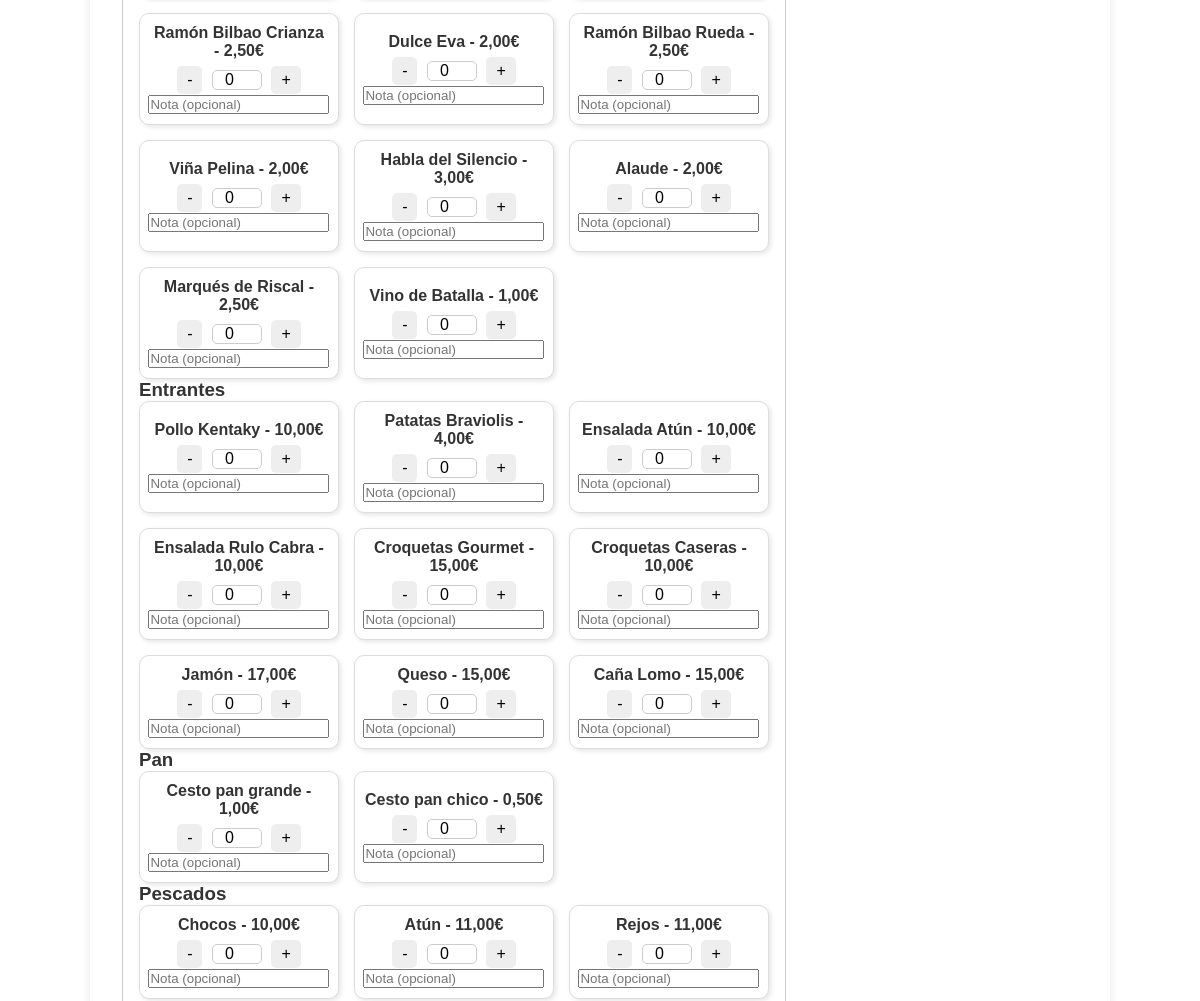
Before: /crear_pedido/ (signed in, middle part) with the older database file.
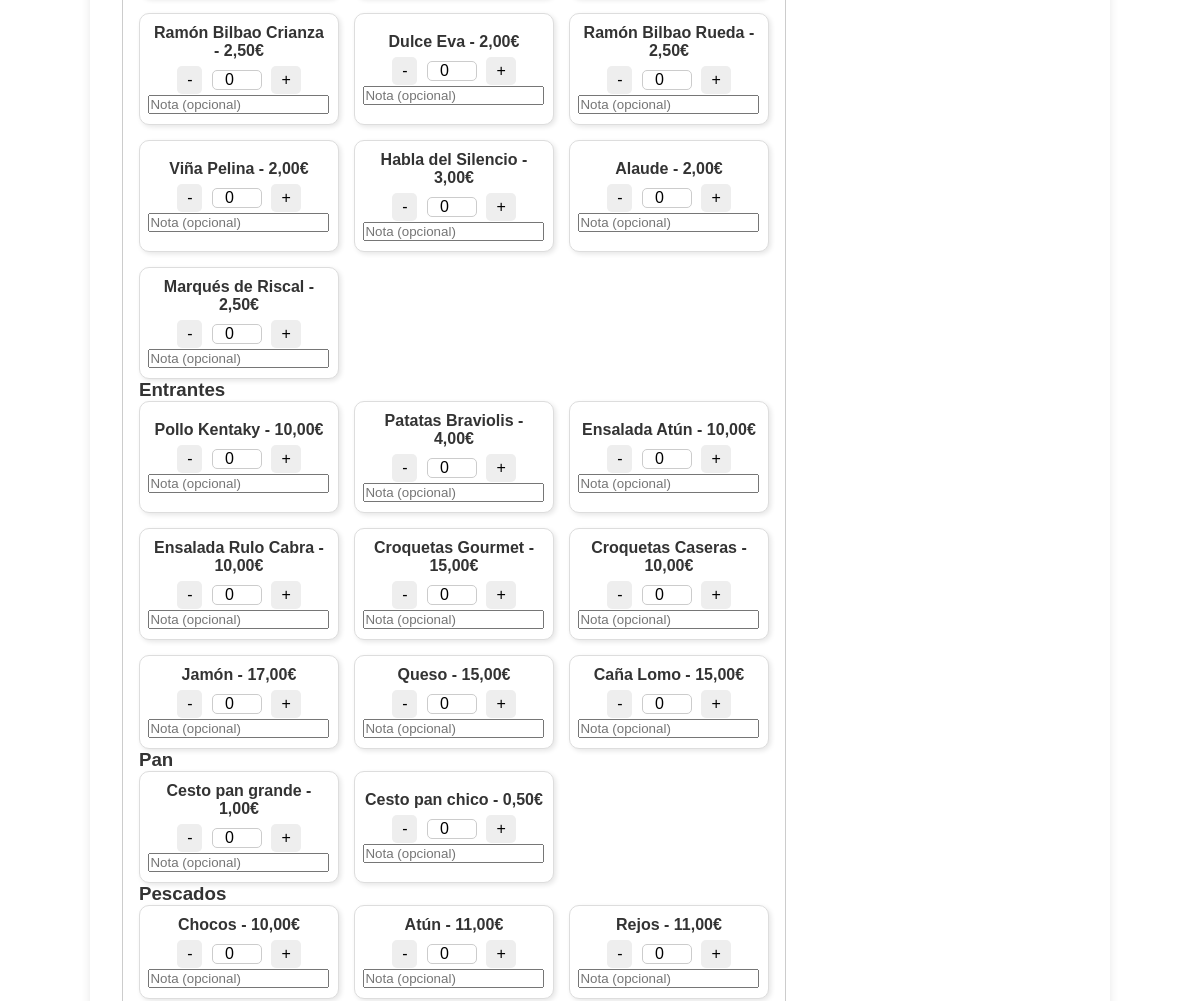
After: the same page with the newer database file.
### tapAppGestion/models.py (models this page shows, shortened)
class Producto(models.Model):
    CATEGORIAS = (
        ('Cervezas', 'Cervezas'),
        ('Bebida/Refresco', 'Bebida/Refresco'),
        ('Copa Vino', 'Copa Vino'),
        ('Botellas Vino', 'Botellas Vino'),
        ('Fuera de Carta', 'Fuera de Carta'),
        ('Pan', 'Pan'),
        ('Tapas o ½ Ración', 'Tapas o ½ Ración'),
        ('Entrantes', 'Entrantes'),
        ('Pescados', 'Pescados'),
        ('Carnes Ibéricas', 'Carnes Ibéricas'),
        ('Carnes Ternera', 'Carnes Ternera'),
        ('Bocadillos', 'Bocadillos'),
        ('Postres', 'Postres'),
        ('Cafés', 'Cafés'),
        ('Bebidas Alcohólicas', 'Bebidas Alcohólicas'),
        ('Desayunos', 'Desayunos'),
        ('Oferta del día', 'Oferta del día'),
    )
    nombre = models.CharField(max_length=100)
    categoria = models.CharField(max_length=50, choices=CATEGORIAS)
    precio = models.DecimalField(max_digits=6, decimal_places=2)
    imagen = models.ImageField(upload_to='productos/', blank=True, null=True)
    cantidad = models.PositiveIntegerField(default=0)  # Campo para la cantidad en el almacén
    es_barril = models.BooleanField(default=False)
    litros_disponibles = models.DecimalField(max_digits=6, decimal_places=2, null=True, blank=True)
    kilos_disponibles = models.DecimalField(max_digits=6, decimal_places=2, null=True, blank=True)

### tapAppGestion/views.py (the view)
# urls.py: path('crear_pedido/', views.crear_pedido, name='crear_pedido'),
@login_required
def crear_pedido(request):
    if request.method == 'POST':
        form = PedidoForm(request.POST)
        if form.is_valid():
            pedido = form.save(commit=False)
            pedido.camarero = request.user
            pedido.save()
            productos = request.POST.getlist('productos')
            cantidades = json.loads(request.POST.get('cantidades', '{}'))
            for producto_id in productos:
                producto = Producto.objects.get(id=producto_id)
                cantidad = cantidades.get(str(producto.id), 1)
                nota = request.POST.get(f'nota_{producto.id}', '').strip()
                PedidoProducto.objects.create(
                    pedido=pedido,
                    producto=producto,
                    cantidad=cantidad,
                    nota=nota if nota else None
                )
            return redirect('lista_pedidos_confirmado', pedido_id=pedido.id)
    else:
        form = PedidoForm()
    productos = Producto.objects.all().order_by('categoria')
    categorias = {}
    for producto in productos:
        if producto.categoria == "Cafés" and producto.nombre in ["Café Leche", "Café Solo", "Café Cortado"]:
            producto.cantidad = int((producto.kilos_disponibles or 0) / Decimal("0.008"))
        elif producto.categoria == "Cafés" and producto.nombre in ["Desca Leche", "Desca Cortado", "Desca Solo"]:
            producto.cantidad = int((producto.kilos_disponibles or 0) / Decimal("0.008"))
        elif producto.es_barril and producto.nombre in ["Cerveza Con", "Tubo Con", "Cortada", "Cañón", "Cerveza Sin", "Tubo Sin", "Radler"]:
            conversion_litros = {
                "Cerveza Con": Decimal("0.2"),
                "Tubo Con": Decimal("0.25"),
                "Cortada": Decimal("0.275"),
                "Cañón": Decimal("0.350"),
                "Cerveza Sin": Decimal("0.2"),
                "Tubo Sin": Decimal("0.25"),
                "Radler": Decimal("0.2"),
            }
            litros_por_unidad = conversion_litros.get(producto.nombre, Decimal("0.2"))
            producto.cantidad = int((producto.litros_disponibles or 0) / litros_por_unidad)
        elif producto.categoria == "Copa Vino":
            producto.cantidad = int((producto.litros_disponibles or 0) / Decimal("0.15"))
        if producto.categoria not in categorias:
            categorias[producto.categoria] = []
        categorias[producto.categoria].append(producto)
    return render(request, 'crear_pedido.html', {'form': form, 'categorias': categorias})

### tapAppGestion/forms.py (shortened to what this page needs)
class PedidoForm(forms.ModelForm):
    productos = forms.ModelMultipleChoiceField(
        queryset=Producto.objects.all(),
        widget=forms.CheckboxSelectMultiple,
        required=True
    )
    cantidades = forms.CharField(widget=forms.HiddenInput(), required=False)
    class Meta:
        model = Pedido
        fields = ['mesa', 'numero_clientes', 'productos']

### tapAppGestion/templates/crear_pedido.html (shortened to what this page needs)
{% extends 'base.html' %}
{% load static %}
{% block content %}
<!DOCTYPE html>
<html lang="es">
<head>
  <link rel="stylesheet" type="text/css" href="{% static 'css/stylesCrearPedido.css' %}">
</head>
<body>
  <main class="contenedor-pedido">
    <div class="productos-seccion">
      <fieldset>
        {% for categoria, productos in categorias.items %}
        <div class="categoria-container" data-categoria="{{ categoria }}">
          <h3>{{ categoria }}</h3>
          <div class="productos-grid">
            {% for producto in productos %}
            <div class="producto">
              <span>{{ producto.nombre }} - {{ producto.precio }}€</span>
              <div class="cantidad-control">
                <button type="button" onclick="cambiarCantidad('{{ producto.id }}', -1)">-</button>
                <input type="number" name="cantidad_{{ producto.id }}" id="cantidad_{{ producto.id }}" min="0" value="0"
                  readonly>
                <button type="button" onclick="cambiarCantidad('{{ producto.id }}', 1)">+</button>
              </div>
              <div class="nota-control">
                <input type="text" name="nota_{{ producto.id }}" placeholder="Nota (opcional)">
              </div>
            </div>
            {% endfor %}
          </div>
        </div>
        {% endfor %}
      </fieldset>
    </div>
  </main>
</body>
</html>
{% endblock %}

Changed rows visible on the page:
removed Producto: nombre "Vino de Batalla", precio "1,00"
